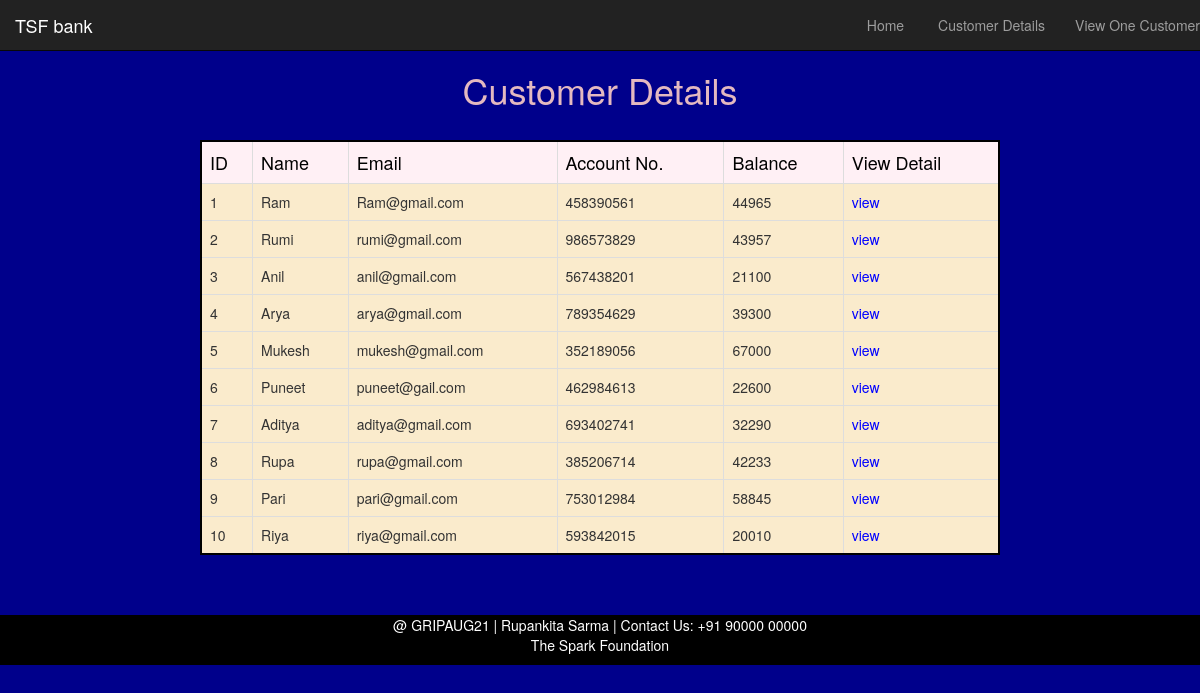
The page / on the database its author committed.
### tables this page shows
CREATE TABLE IF NOT EXISTS `user` (
  `ID` int(11) NOT NULL,
  `Name` varchar(20) NOT NULL,
  `Email` varchar(20) NOT NULL,
  `Account No` int(11) NOT NULL,
  `Balance` int(11) NOT NULL,
  `View Details` varchar(20) NOT NULL,
  PRIMARY KEY (`ID`)
);

### index.php (the view, shortened to what this page needs)
<!DOCTYPE html>
<html>
    <head>
        <link rel="stylesheet" href="bootstrap/css/bootstrap.min.css" type="text/css">
         </head>
    <body>
        <div>
                <div class="navbar navbar-inverse navbar-fixed-top">
                    <div class="navbar-header">
                    <a class="navbar-brand" href="customer.html">TSF bank</a>
                </div>
                <div class="collapse navbar-collapse" id="myNavbar">
                <ul class="nav navbar-nav navbar-right">
                      <li><a href="customer.html"><span class="glyphicon"></span> Home</a></li>
                      <li><a href="index.php"><span class="glyphicon"></span> Customer Details</a></li>
                      <li><a href="view One Customer.php"><span class="glyphicon"></span>View One Customer</a></li>
                    </ul>
                </div>
                </div>
            <div class="inner-header">
        <center>
            <h1 style="color: #e4b9c0;" >
                Customer Details
            </h1>
        </center>
            </div>
    <div class="display_table">
            <div class="center_div">
                <div class="table-responsive">
        <center>
        <form>
            <table class="table table-bordered table-hover "style="background-color: #faebcc; border: 2px #000 solid;">
		<tr style="background:lavenderblush; color: black; font-size: 18px; ">
			<td>ID</td>
			<td>Name</td>
			<td>Email</td>
			<td>Account No.</td>
			<td>Balance</td>
                        <td>View Detail</td>
                </tr>
        <tr>
        <?php
        $con=mysqli_connect("localhost", "root", "","customers-details","3306");
			$query="select * from user";
			$result=mysqli_query($con,$query);
			if($result) {
				while ($row=mysqli_fetch_array($result))
				 {
					$dbid=$row['ID'];
					$dbname=$row['Name'];
					$dbemail=$row['Email'];
					$dbaccount=$row['Account No'];
					$dbcur_balance=$row['Balance'];
        ?>
                                        <td><?php echo $dbid; ?></td>
					<td><?php echo $dbname; ?></td>
					<td><?php echo $dbemail; ?></td>
					<td><?php echo $dbaccount; ?></td>
					<td><?php echo $dbcur_balance; ?></td>
                                        <td><a href="view.php?id=<?php echo $dbid; ?>" style="color: blue ">
                                                view
                                            </a> </td>
				</tr>
                                <?php
				}
			}
		?>
        </table>
        </form>
        </center>
                </div>
            </div>
        </div>
        <footer>
            <div>
                <center>
                    <p> @ GRIPAUG21 | Rupankita Sarma | Contact Us: +91 90000 00000<br> The Spark Foundation</p>
                </center>
            </div>
        </footer>
    </body>
</html></td>

### index.php (style rules this page uses)
footer { background-color: black; position: relative; height: 50px; margin-top: -50px; clear: both; color: white; }
.inner-header { padding-top: 50px; padding-bottom: 20px; }
.display_table { padding-bottom:90px; padding-left: 200px; padding-right: 200px; }
body { background-color: darkblue; background-size: cover; }

### rows shown on the page
user: ID "1", Name "Ram", Email "Ram@gmail.com", Account No "458390561", Balance "44965"
user: ID "2", Name "Rumi", Email "rumi@gmail.com", Account No "986573829", Balance "43957"
user: ID "3", Name "Anil", Email "anil@gmail.com", Account No "567438201", Balance "21100"
user: ID "4", Name "Arya", Email "arya@gmail.com", Account No "789354629", Balance "39300"
user: ID "5", Name "Mukesh", Email "mukesh@gmail.com", Account No "352189056", Balance "67000"
user: ID "6", Name "Puneet", Email "puneet@gail.com", Account No "462984613", Balance "22600"
user: ID "7", Name "Aditya", Email "aditya@gmail.com", Account No "693402741", Balance "32290"
user: ID "8", Name "Rupa", Email "rupa@gmail.com", Account No "385206714", Balance "42233"
user: ID "9", Name "Pari", Email "pari@gmail.com", Account No "753012984", Balance "58845"
user: ID "10", Name "Riya", Email "riya@gmail.com", Account No "593842015", Balance "20010"
